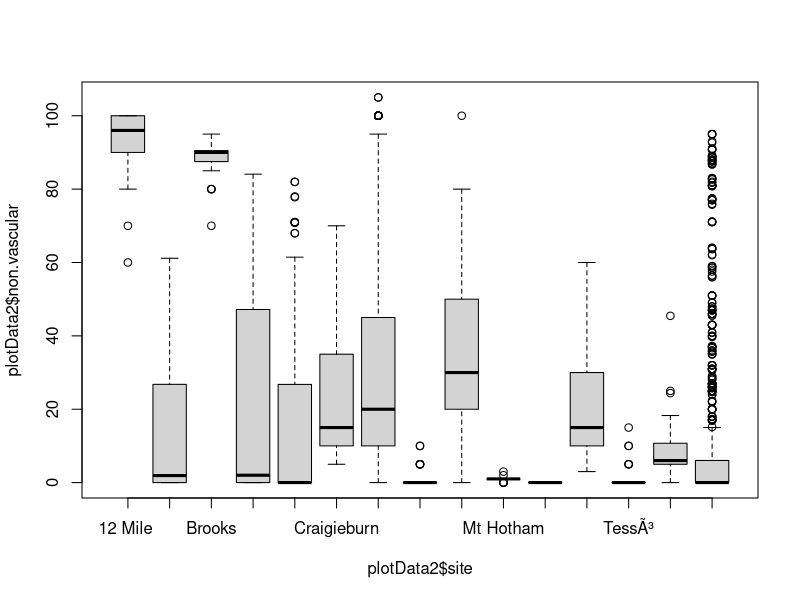
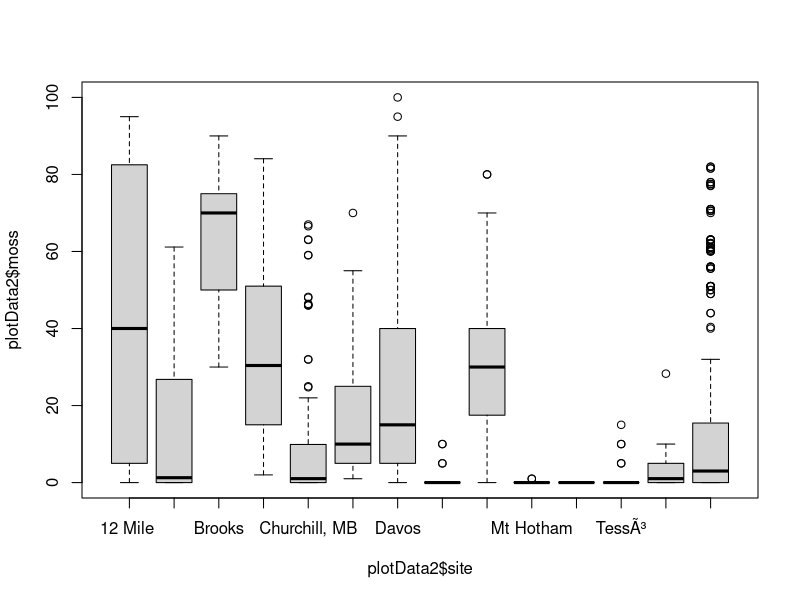
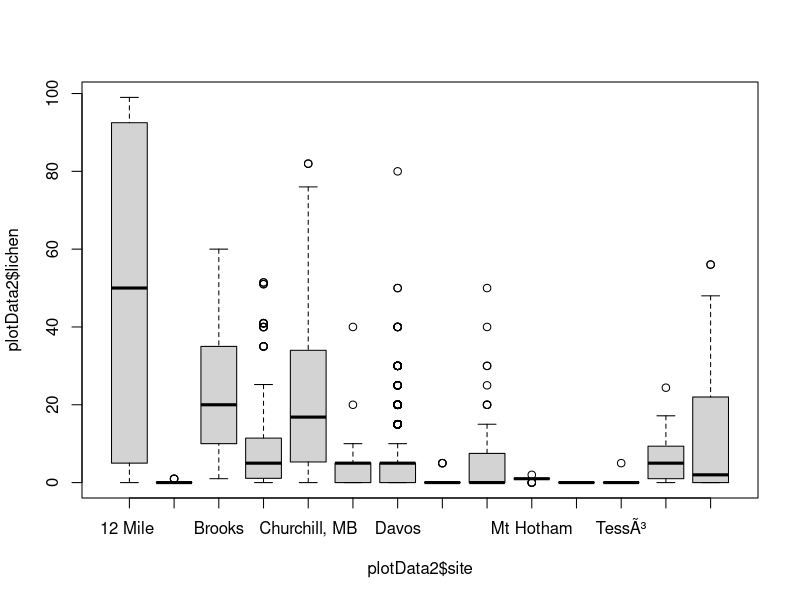
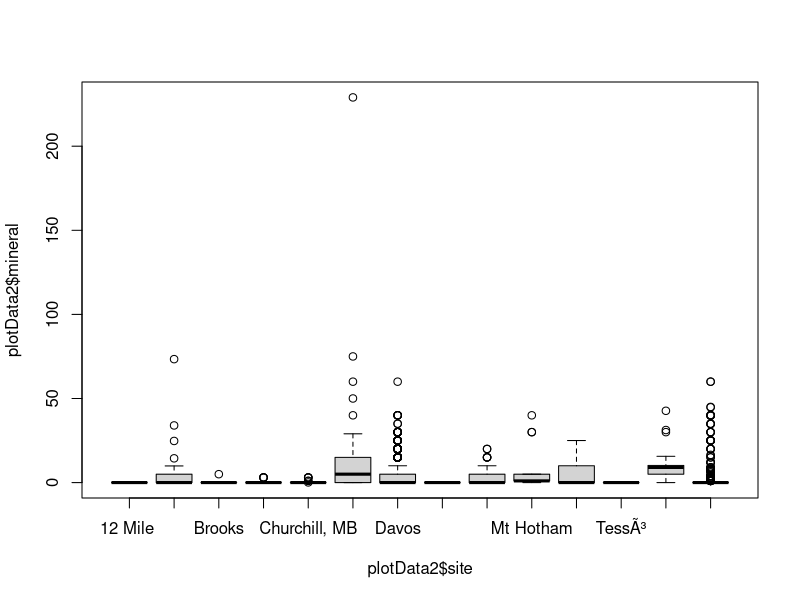

R code for these plots, in order: (Note: this script raises an error after producing the figures.)
#Set working directory
setwd("~/DataSynthesisWorkshop")

#Load data
plotData <- read.csv("Data/plotData.csv", header = TRUE)
plotData2<-plotData

#Load libraries
library(ggplot2)
library(plyr)

#Define functions
minfunction<-function(x){
  min(x, na.rm=T)
}
maxfunction<-function(x){
  max(x, na.rm=T)
}

#Check that total veg cover is always 100
unique(plotData2$total)
#It's not! 

#make a summary table of those 
veg_problems <- plotData2[plotData2$total != 100, ] 
veg_problems <- veg_problems[veg_problems$site != "Canol Trail, NWT", ]
veg_problems <- veg_problems[veg_problems$site != "Churchill, MB", ]
veg_problems <- veg_problems[veg_problems$site != "Wolf Creek, YK", ]
unique(veg_problems$site)

#Craigieburn T1 P8 : mineral should be 29 instead of 229
#"Canol Trail, NWT", "Wolf Creek, YK" and "Churchill, MB": category "other" = 100 in all cases: any details?
#Cover > 100%: overlap between veg layers (Printers, Mt Hotham)
#Cover < 100% ??? e.g. Davos (bare ground/rock/litter?)


BPnon.vascular <- boxplot(plotData2$non.vascular ~ plotData2$site)
BPmoss <- boxplot(plotData2$moss ~ plotData2$site)
BPlichen <- boxplot(plotData2$lichen ~ plotData2$site)
BPmineral <- boxplot(plotData2$mineral ~ plotData2$site)
BPorganic <- boxplot(plotData2$organic ~ plotData2$site)
BProck <- boxplot(plotData2$rock ~ plotData2$site)
BPshrub <- boxplot(plotData2$shrub ~ plotData2$site)
BPgraminoid <- boxplot(plotData2$graminoid ~ plotData2$site)
BPlitter <- boxplot(plotData2$litter ~ plotData2$site)
BPexcrement <- boxplot(plotData2$excrement ~ plotData2$site)
BPother <- boxplot(plotData2$other ~ plotData2$site)
BPtotal <- boxplot(plotData2$total ~ plotData2$site)

